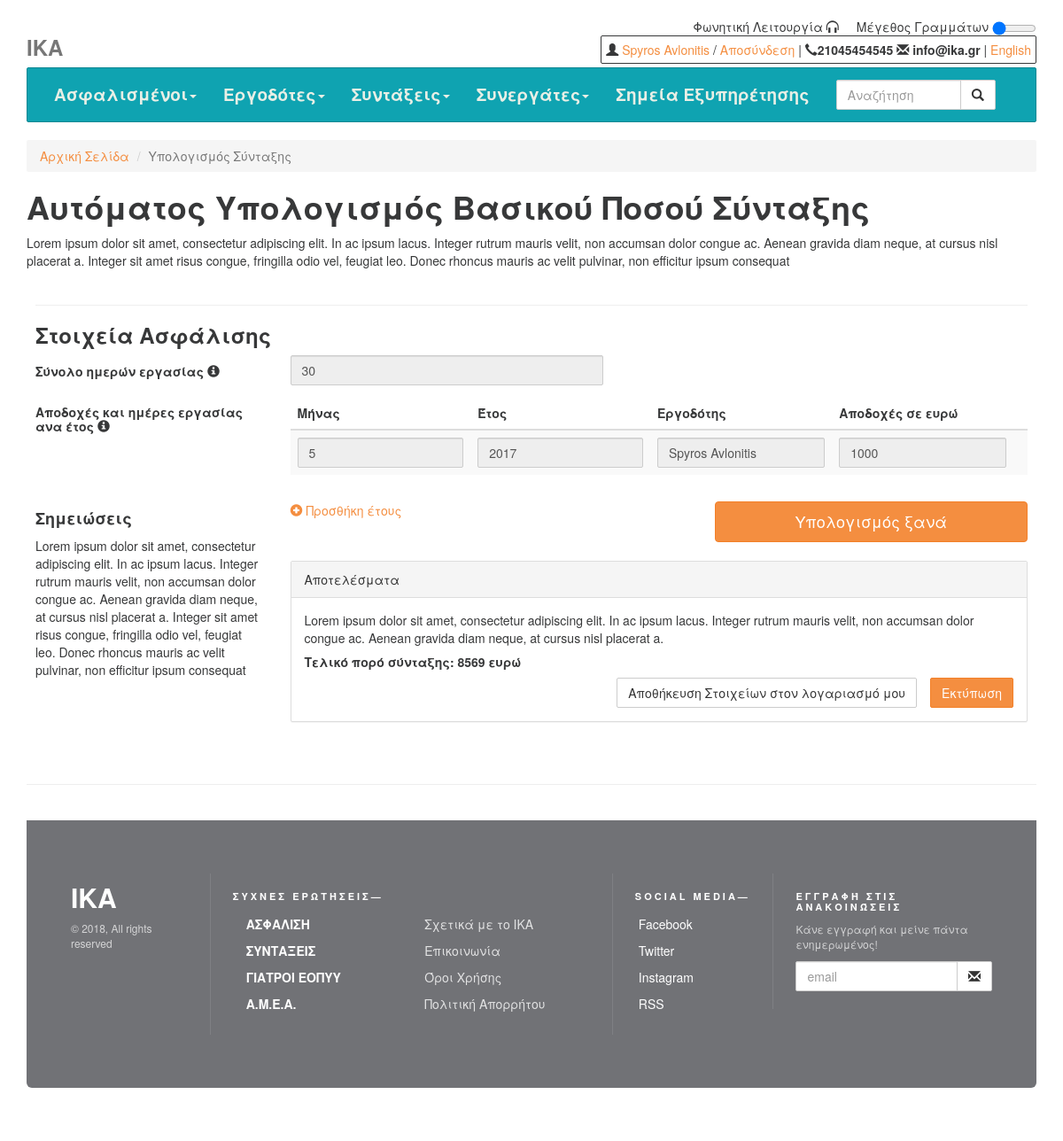
Screenshot of /eservices/ypologismos_syntaksis.php (signed in) with the database file from the repository.
### tables this page shows
CREATE TABLE `users` (
  `id` int(6) unsigned NOT NULL AUTO_INCREMENT,
  `firstName` varchar(30) NOT NULL,
  `lastName` varchar(30) NOT NULL,
  `email` varchar(50) NOT NULL,
  `reg_date` timestamp NOT NULL DEFAULT CURRENT_TIMESTAMP ON UPDATE CURRENT_TIMESTAMP,
  `password` varchar(256) NOT NULL,
  `loginAttempts` int(11) DEFAULT NULL,
  `user_type` varchar(30) DEFAULT NULL,
  `amka` varchar(30) DEFAULT NULL,
  `phone` varchar(30) DEFAULT NULL,
  `address` varchar(30) DEFAULT NULL,
  `birthday` varchar(30) DEFAULT NULL,
  PRIMARY KEY (`id`),
  UNIQUE KEY `amka` (`amka`)
);

CREATE TABLE `insurance_month` (
  `id` int(6) unsigned NOT NULL AUTO_INCREMENT,
  `employer` int(6) unsigned NOT NULL,
  `employee` int(6) unsigned NOT NULL,
  `reg_date` timestamp NOT NULL DEFAULT CURRENT_TIMESTAMP,
  `salary` int(11) NOT NULL,
  `month` int(11) DEFAULT NULL,
  `year` int(11) DEFAULT NULL,
  PRIMARY KEY (`id`),
  KEY `employer` (`employer`),
  KEY `employee` (`employee`),
  CONSTRAINT `insurance_month_ibfk_1` FOREIGN KEY (`employer`) REFERENCES `users` (`id`),
  CONSTRAINT `insurance_month_ibfk_2` FOREIGN KEY (`employee`) REFERENCES `users` (`id`)
);

### auth/_session.php (called while the page is built, shortened)
<?php
	include_once('db_connection.php');
	if(isset($_SESSION["user_id"])){
		$res = $conn->prepare("SELECT * FROM users WHERE id = :id LIMIT 1");
		$res->execute(array(':id' => $_SESSION["user_id"]));
		if ($res->rowCount() == 1){
			$user = ($res->fetchAll(PDO::FETCH_ASSOC))[0];
		}
	}
?>

### eservices/ypologismos_syntaksis.php (the view, shortened to what this page needs)
<?php
  include ('../auth/_session.php');
?>
<!DOCTYPE html>
<html lang="en">
  <head>
    <link rel="stylesheet" href="https://maxcdn.bootstrapcdn.com/bootstrap/3.3.7/css/bootstrap.min.css">
    <link href="/assets/css/justified-nav.css" rel="stylesheet">
    <link href="/assets/css/theme.css" rel="stylesheet">
    <link href="/assets/css/yamm.css" rel="stylesheet">
    <link href="/assets/css/app.css" rel="stylesheet">
  </head>
  <body>
    <div class="container">
      <?php include('../_menu.php'); ?>
      <div id="body">
          <ol class="breadcrumb">
              <li class="breadcrumb-item"><a href="/index.php">Αρχική Σελίδα</a></li>
              <li class="breadcrumb-item active">Υπολογισμός Σύνταξης</li>
          </ol>
		<h1>Αυτόματος Υπολογισμός Βασικού Ποσού Σύνταξης</h1>
		<p>Lorem ipsum dolor sit amet, consectetur adipiscing elit. In ac ipsum lacus. Integer rutrum mauris velit, non accumsan dolor congue ac. Aenean gravida diam neque, at cursus nisl placerat a. Integer sit amet risus congue, fringilla odio vel, feugiat leo. Donec rhoncus mauris ac velit pulvinar, non efficitur ipsum consequat</p>
      	<?php if (!isset($user)) : ?>
			<select style="font-size: 18px;width: 100%" id="organismos" >
				<option value="">Επιλέξτε οργανισμό ασφάλισης</option>
				<option value="1">ΙΚΑ</option>
				<option value="2">ΕΤΑΜ</option>
			</select>
			<select style="font-size: 18px;width: 100%;margin-top: 10px;" id="type">
				<option value="">Επιλέξτε τύπο σύνταξης</option>
				<option value="1">Κανονική</option>
				<option value="2">Αναπηρίας</option>
			</select>
			<div id="data_entry" style="padding: 10px;display: none;">
				<hr>
				<h3>Εισαγωγή στοιχείων</h3>
				<form id="ypologismos">
				<div class="row">
					<div class="col-md-3">
						<h5>Σύνολο ημερών εργασίας <span class="glyphicon glyphicon-info-sign" data-toggle="tooltip" title="Hooray!"></span></h5>
					</div>
					<div class="col-md-4">
						<input class="form-control" type="number" id="days_total" required min="0" max="29200">
					</div>
				</div>
				<div class="row" style="margin-top:10px;">
					<div class="col-md-3">
						<h5>Αποδοχές και ημέρες εργασίας ανα έτος <span class="glyphicon glyphicon-info-sign" data-toggle="tooltip" title="Hooray!"></span></h5>
					</div>
					<div class="col-md-9">
					<table class="table table-striped" id="stoixeia_table">
						<thead>
							<tr><th>Έτος</th><th>Αποδοχές σε ευρώ</th><th>Ημέρες εργασίας</th><th></th></tr>
						</thead>
						<tbody>
							<tr>
								<td>
									<select style="width: 100%;" class="form-control" required>
										<?php
											for ($i=2017; $i >= 1980; $i--) {
												echo "<option>".$i."</option>\n";
											}
										?>
									</select>
								</td>
								<td>
									<input class="form-control" type="number" required>
								</td>
								<td>
									<input class="form-control" type="number" max="365" min="0" required>
								</td>
								<td>
								</td>
							</tr>
						</tbody>
					</table>
					</div>
				</div>
				<div class="row" style="margin-top:10px;">
					<div class="col-md-3">
						<h4>Σημειώσεις</h4>
						<p>Lorem ipsum dolor sit amet, consectetur adipiscing elit. In ac ipsum lacus. Integer rutrum mauris velit, non accumsan dolor congue ac. Aenean gravida diam neque, at cursus nisl placerat a. Integer sit amet risus congue, fringilla odio vel, feugiat leo. Donec rhoncus mauris ac velit pulvinar, non efficitur ipsum consequat</p>
					</div>
					<div class="col-md-5">
						<a href="#" id="add_year">
							<span class="glyphicon glyphicon-plus-sign"></span> Προσθήκη έτους
						</a>
					</div>
					<div class="col-md-4">
						<input type="submit" value="Υπολογισμός" class="btn btn-primary btn-lg btn-block" >
					</div>
					<div class="col-md-3"></div>
					<div class="col-md-9">
						<br/>
						<div class="panel panel-default" style="display: none;" id="apotelesmata">
						  <div class="panel-heading">Αποτελέσματα</div>
						  <div class="panel-body">
						  	<p>Lorem ipsum dolor sit amet, consectetur adipiscing elit. In ac ipsum lacus. Integer rutrum mauris velit, non accumsan dolor congue ac. Aenean gravida diam neque, at cursus nisl placerat a.</p>
						  	<h5>Τελικό πορό σύνταξης: 8569 ευρώ</h5>
						  	<a style="float: right; margin-left: 15px;" href="#" onclick="print();" class="btn btn-primary">Εκτύπωση</a>
						  	<a style="float: right;" href="/login.php" class="btn btn-default">Αποθήκευση Στοιχείων στον λογαριασμό μου</a>
						  </div>
						</div>
					</div>
				</div>
				</form>
			</div>
		<?php else: ?>
			<?php
				$total_days = 0;
				$res = $conn->prepare("SELECT * FROM insurance_month INNER JOIN users ON insurance_month.employer=users.id WHERE employee = :id");
				$res->execute(array(':id' => $user["id"]));
				$incusrance_months = $res->fetchAll(PDO::FETCH_ASSOC);
				foreach ($incusrance_months as $month) {
					$total_days += 30;
				}
			?>
			<div id="data_entry" style="padding: 10px;">
				<hr>
				<h3>Στοιχεία Ασφάλισης</h3>
				<form id="ypologismos">
				<div class="row">
					<div class="col-md-3">
						<h5>Σύνολο ημερών εργασίας <span class="glyphicon glyphicon-info-sign" data-toggle="tooltip" title="Hooray!"></span></h5>
					</div>
					<div class="col-md-4">
						<input class="form-control" type="number" id="days_total" required min="0" max="29200" disabled value="<?= $total_days ?>">
					</div>
				</div>
				<div class="row" style="margin-top:10px;">
					<div class="col-md-3">
						<h5>Αποδοχές και ημέρες εργασίας ανα έτος <span class="glyphicon glyphicon-info-sign" data-toggle="tooltip" title="Hooray!"></span></h5>
					</div>
					<div class="col-md-9">
					<table class="table table-striped" id="stoixeia_table">
						<thead>
							<tr><th>Μήνας</th><th>Έτος</th><th>Εργοδότης</th><th>Αποδοχές σε ευρώ</th><th></th></tr>
						</thead>
						<tbody>
							<?php foreach ($incusrance_months as $month): ?>
								<tr>
								<td>
									<input class="form-control" required disabled value="<?= $month['month'] ?>">
								</td>
								<td>
									<input class="form-control" required disabled value="<?= $month['year'] ?>">
								</td>
								<td>
									<input class="form-control" required disabled value="<?= $month['firstName'] ?> <?= $month['lastName'] ?>">
								</td>
								<td>
									<input class="form-control" type="number" required disabled value="<?= $month['salary'] ?>">
								</td>
								<td>
								</td>
							</tr>
							<?php endforeach; ?>
						</tbody>
					</table>
					</div>
				</div>
				<div class="row" style="margin-top:10px;">
					<div class="col-md-3">
						<h4>Σημειώσεις</h4>
						<p>Lorem ipsum dolor sit amet, consectetur adipiscing elit. In ac ipsum lacus. Integer rutrum mauris velit, non accumsan dolor congue ac. Aenean gravida diam neque, at cursus nisl placerat a. Integer sit amet risus congue, fringilla odio vel, feugiat leo. Donec rhoncus mauris ac velit pulvinar, non efficitur ipsum consequat</p>
					</div>
					<div class="col-md-5">
						<a href="#" id="add_year2">
							<span class="glyphicon glyphicon-plus-sign"></span> Προσθήκη έτους
						</a>
					</div>
					<div class="col-md-4">
						<input type="submit" value="Υπολογισμός ξανά" class="btn btn-primary btn-lg btn-block" >
					</div>
					<div class="col-md-3"></div>
					<div class="col-md-9">
						<br/>
						<div class="panel panel-default" style="" id="apotelesmata">
						  <div class="panel-heading">Αποτελέσματα</div>
						  <div class="panel-body">
						  	<p>Lorem ipsum dolor sit amet, consectetur adipiscing elit. In ac ipsum lacus. Integer rutrum mauris velit, non accumsan dolor congue ac. Aenean gravida diam neque, at cursus nisl placerat a.</p>
						  	<h5>Τελικό πορό σύνταξης: 8569 ευρώ</h5>
						  	<a style="float: right; margin-left: 15px;" href="#" onclick="print();" class="btn btn-primary">Εκτύπωση</a>
						  	<a style="float: right;" href="/login.php" class="btn btn-default">Αποθήκευση Στοιχείων στον λογαριασμό μου</a>
						  </div>
						</div>
					</div>
				</div>
				</form>
			</div>
      	<?php endif; ?>
      </div>
      <?php include('../_footer.php'); ?>
  </body>
</html>

### _menu.php (shortened to what this page needs)
<?php
  include_once('./auth/_session.php');
?>
<div class="right-tools pull-right">
  <span id="access">Μέγεθος Γραμμάτων <input  type="range" min="1" max="2" value="1" step="0.5" onchange="$('#body').attr('style', 'font-size: ' + (this.value*100).toString() + '% !important');" ></span>
  <span id="access">Φωνητική Λειτουργία <span style="cursor: pointer;" class="glyphicon glyphicon-headphones"></span></span>
  <br>
  <span class="pull-right" style="border: solid 1px;padding: 5px;border-radius: 2px;">
    <?php if (isset($user)): ?>
      <span class="glyphicon glyphicon-user"></span> <a href="/home.php"><?= $user['firstName'] ?> <?= $user['lastName'] ?></a> / <a href="/auth/authenticate.php?a=logout">Αποσύνδεση</a>
    <?php else: ?>
      <a href="/auth/login.php">Σύνδεση</a> / <a href="/auth/register.php">Εγγραφή</a>
    <?php endif; ?>
    <span id="phone_and_email">| <strong><span class="glyphicon glyphicon-earphone"></span>21045454545 <span class="glyphicon glyphicon-envelope"></span> info@ika.gr </span></strong>| <a href="/">English</a>
  </span>
</div>
<div class="masthead">
  <a href="/"><h3 class="text-muted">IKA</h3></a>
  <div class="navbar navbar-default yamm">
    <div id="navbar-collapse-2" class="navbar-collapse collapse">
      <ul class="nav navbar-nav">
        <li class="dropdown"><a href="#" data-toggle="dropdown" class="dropdown-toggle">Ασφαλισμένοι<b class="caret"></b></a>
        </li>
        <li class="dropdown"><a href="#" data-toggle="dropdown" class="dropdown-toggle">Εργοδότες<b class="caret"></b></a>
        </li>
        <li class="dropdown"><a href="#" data-toggle="dropdown" class="dropdown-toggle">Συντάξεις<b class="caret"></b></a>
        </li>
        <li class="dropdown"><a href="#" data-toggle="dropdown" class="dropdown-toggle">Συνεργάτες<b class="caret"></b></a>
        </li>
        <li><a href="/ServicePoints.php" class="dropdown-toggle">Σημεία Εξυπηρέτησης</a></li>
        <li style="width: 210px;" id="menuSearch">
          <form class="navbar-form" role="search">
            <div class="input-group">
              <input type="text" class="form-control" placeholder="Αναζήτηση" name="q">
              <div class="input-group-btn">
                <button class="btn btn-default" type="submit"><i class="glyphicon glyphicon-search"></i></button>
              </div>
            </div>
          </form>
        </li>
      </ul>
    </div>
  </div>
</div>

### assets/css/justified-nav.css (style rules this page uses)
body { padding-top: 20px; }
@media screen and (min-width: 768px) { .masthead, .marketing, .footer { padding-right: 0; padding-left: 0; } }

### assets/css/yamm.css (style rules this page uses)
.yamm .nav, .yamm .collapse, .yamm .dropup, .yamm .dropdown { position: static; }
.yamm .nav .dropdown-toggle { font-size: 19px; font-weight: bold; color: #e8efe6; }

### assets/css/app.css (style rules this page uses)
html { font-size: 14px; }
.right-tools { height: 50px; padding-bottom: 5px; }
#access { display: inline-block; margin-left:20px; float: right; }
#access input { display: inline; width: 50px; line-height: 20px; vertical-align: bottom; }

### rows the page displays
users: firstName "Spyros", lastName "Avlonitis"
insurance_month: month "5", year "2017", employer.lastName "Spyros Avlonitis", salary "1000"
